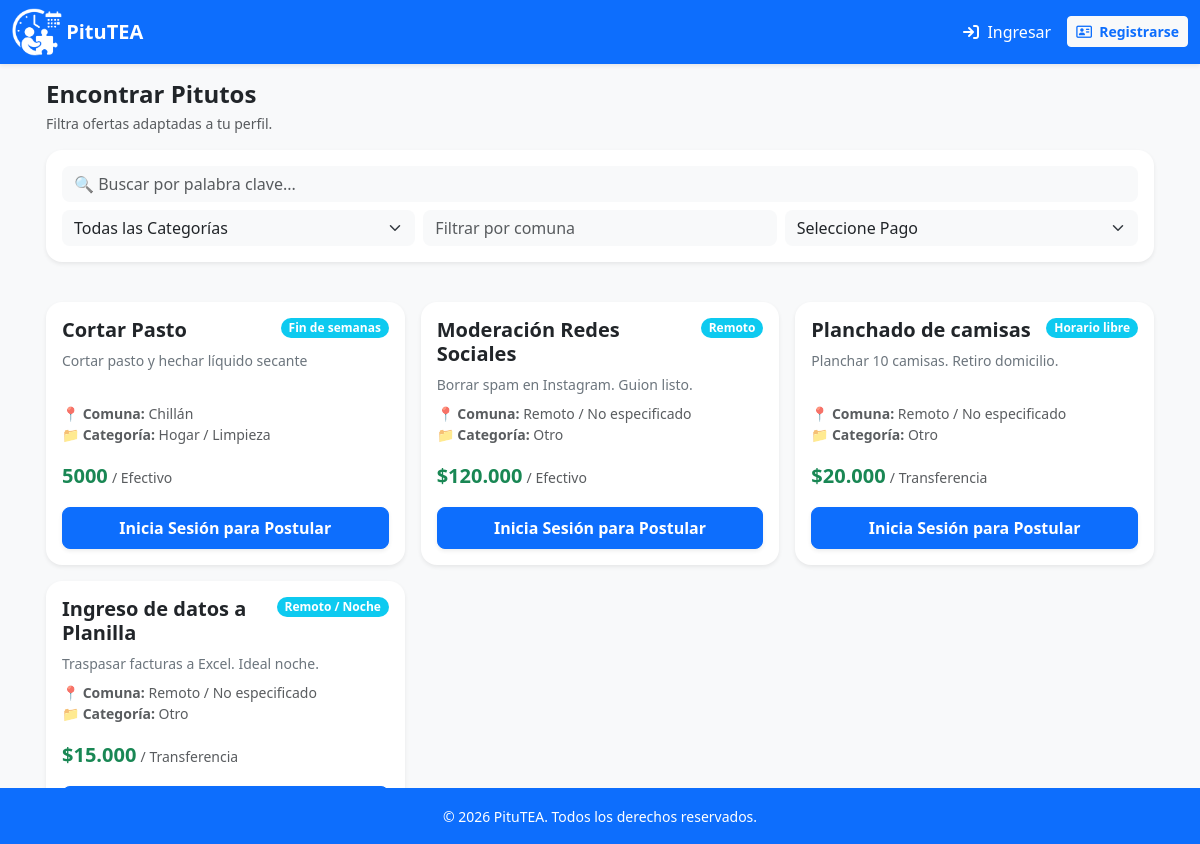
The page / on the database its author committed.
### app_pitutea/models.py (models this page shows, shortened)
class Pituto(models.Model):
    TIPO_PAGO_CHOICES = [
        ('Transferencia', 'Transferencia'),
        ('Efectivo', 'Efectivo'),
    ]
    creador = models.ForeignKey(User, on_delete=models.CASCADE, related_name='pitutos_creados', verbose_name="Oferente creador")
    titulo = models.CharField(max_length=200, verbose_name="Título del Pituto")
    descripcion = models.TextField(verbose_name="Descripción detallada")
    categoria = models.CharField(max_length=20, choices=CATEGORIAS_CHOICES, default='otro', verbose_name="Categoría del trabajo")
    comuna = models.CharField(max_length=100, blank=True, null=True, verbose_name="Comuna (Dejar en blanco si es Remoto)")
    pago = models.CharField(max_length=50, verbose_name="Monto a pagar (Ej: $15.000)")
    tipo_pago = models.CharField(max_length=20, choices=TIPO_PAGO_CHOICES, default='tarea', verbose_name="Modalidad de pago")
    flexibilidad = models.CharField(max_length=100, verbose_name="Etiqueta de Flexibilidad (Ej: Remoto / Noche)")
    activo = models.BooleanField(default=True, verbose_name="¿Está activo?")
    fecha_creacion = models.DateTimeField(auto_now_add=True)
    class Meta:
        verbose_name = "Pituto"
        verbose_name_plural = "Pitutos"
        ordering = ['-fecha_creacion']

### app_pitutea/views.py (the view, shortened to what this page needs)
# urls.py: path('', views.listar_ofertas, name='listar_ofertas'),
def listar_ofertas(request):
    ofertas = Pituto.objects.filter(activo=True)
    q = request.GET.get('q', '')
    if q:
        ofertas = ofertas.filter(Q(titulo__icontains=q) | Q(descripcion__icontains=q))
    tipo = request.GET.get('tipo', '')
    if tipo:
        ofertas = ofertas.filter(tipo_pago=tipo)
    categoria = request.GET.get('categoria', '')
    if categoria:
        ofertas = ofertas.filter(categoria=categoria)
    comuna = request.GET.get('comuna', '')
    if comuna:
        ofertas = ofertas.filter(comuna__icontains=comuna)
    context = {
        'ofertas': ofertas,
        'q': q, 'tipo': tipo, 'categoria': categoria, 'comuna': comuna,
    }
    if request.headers.get('HX-Request') == 'true':
        return render(request, 'parcial_grilla_ofertas.html', context)
    return render(request, 'ofertas.html', context)

### app_pitutea/templates/ofertas.html (shortened to what this page needs)
{% extends 'base.html' %}
{% block content %}
<div class="row mb-3">
    <div class="col-12">
        <h1 class="h4 fw-bold text-dark mb-1">Encontrar Pitutos</h1>
        <p class="text-muted small">Filtra ofertas adaptadas a tu perfil.</p>
        <form class="bg-white p-3 rounded-4 shadow-sm mb-4"
              hx-get="{% url 'listar_ofertas' %}"
              hx-target="#grilla-ofertas"
              hx-trigger="input from:input, change from:select">
            <div class="row g-2 mb-2">
                <div class="col-12">
                    <input type="search" name="q" class="form-control rounded-3 bg-light border-0" placeholder="🔍 Buscar por palabra clave...">
                </div>
            </div>
            <div class="row g-2">
                <div class="col-12 col-md-4">
                    <select name="categoria" class="form-select rounded-3 bg-light border-0">
                        <option value="">Todas las Categorías</option>
                    </select>
                </div>
                <div class="col-6 col-md-4">
                    <input type="text" name="comuna" class="form-control rounded-3 bg-light border-0" placeholder="Filtrar por comuna">
                </div>
                <div class="col-6 col-md-4">
                    <select name="tipo" class="form-select rounded-3 bg-light border-0">
                        <option value="">Seleccione Pago</option>
                    </select>
                </div>
            </div>
        </form>
    </div>
</div>
<div id="grilla-ofertas" class="row g-3">
    {% include 'parcial_grilla_ofertas.html' %}
</div>
{% endblock %}

### app_pitutea/templates/parcial_grilla_ofertas.html (shortened to what this page needs)
{% for oferta in ofertas %}
<div class="col-12 col-md-6 col-lg-4">
    <div class="card h-100 shadow-sm rounded-4 {% if oferta.es_recomendado %}border-primary border-2{% else %}border-0{% endif %}">
        <div class="card-body d-flex flex-column">
            <div class="d-flex justify-content-between align-items-start mb-2">
                <h5 class="card-title fw-bold mb-0 text-dark">{{ oferta.titulo }}</h5>
                <span class="badge rounded-pill text-bg-info text-white">{{ oferta.flexibilidad }}</span>
            </div>
            <p class="card-text text-secondary small flex-grow-1 mb-2">{{ oferta.descripcion }}</p>
            <div class="mb-3 small text-muted">
                <strong>📍 Comuna:</strong> {{ oferta.comuna|default:"Remoto / No especificado" }}<br>
                <strong>📁 Categoría:</strong> {{ oferta.get_categoria_display }}
            </div>
            <div class="mt-auto mb-3">
                <span class="fs-5 fw-bold text-success">{{ oferta.pago }}</span>
                <span class="text-muted small">/ {{ oferta.tipo_pago }}</span>
            </div>
            {% if user.is_authenticated %}
                {% if user.perfil.rol == 'CUIDADOR' %}
                    <button
                        class="btn btn-primary w-100 fw-bold py-2 rounded-3 shadow-sm"
                        hx-post="{% url 'postular_pituto' oferta.id %}"
                        hx-swap="outerHTML"
                        hx-headers='{"X-CSRFToken": "{{ csrf_token }}"}'>
                        Postular Ahora
                    </button>
                {% else %}
                    <button class="btn btn-outline-secondary w-100 fw-bold py-2 rounded-3 disabled" disabled>
                        Solo Cuidadores
                    </button>
                {% endif %}
            {% else %}
                <a href="{% url 'login' %}" class="btn btn-primary w-100 fw-bold py-2 rounded-3 shadow-sm">
                    Inicia Sesión para Postular
                </a>
            {% endif %}
        </div>
    </div>
</div>
{% endfor %}

### app_pitutea/templates/base.html (style rules this page uses)
body { padding-bottom: 70px; -webkit-tap-highlight-color: transparent; }
@media (min-width: 992px) { body { padding-bottom: 0; } }

### rows shown on the page
Pituto: titulo "Cortar Pasto", flexibilidad "Fin de semanas", descripcion "Cortar pasto y hechar líquido secante", comuna "Chillán", categoria "Hogar / Limpieza", pago "5000", tipo_pago "Efectivo", shows "Inicia Sesión para Postular"
Pituto: titulo "Moderación Redes Sociales", flexibilidad "Remoto", descripcion "Borrar spam en Instagram. Guion listo.", comuna "Remoto / No especificado", categoria "Otro", pago "$120.000", tipo_pago "Efectivo", shows "Inicia Sesión para Postular"
Pituto: titulo "Planchado de camisas", flexibilidad "Horario libre", descripcion "Planchar 10 camisas. Retiro domicilio.", comuna "Remoto / No especificado", categoria "Otro", pago "$20.000", tipo_pago "Transferencia", shows "Inicia Sesión para Postular"
Pituto: titulo "Ingreso de datos a Planilla", flexibilidad "Remoto / Noche", descripcion "Traspasar facturas a Excel. Ideal noche.", comuna "Remoto / No especificado", categoria "Otro", pago "$15.000", tipo_pago "Transferencia"
